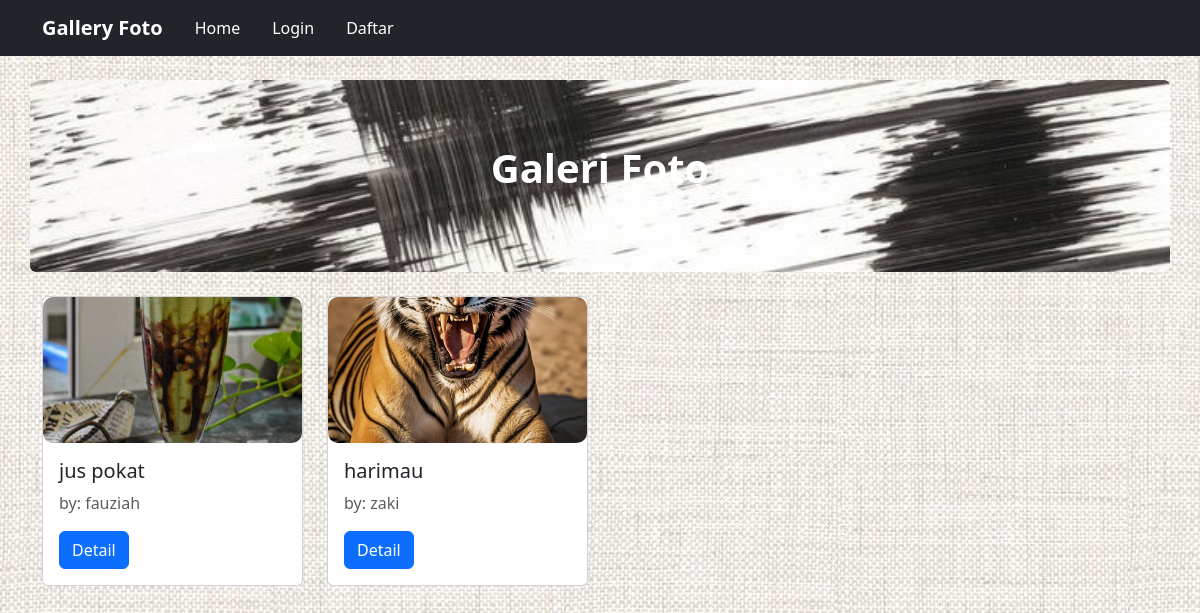
The page / on the database its author committed.
### tables this page shows
CREATE TABLE `foto` (
  `fotoid` int(11) NOT NULL,
  `judulfoto` varchar(255) NOT NULL,
  `deskripsifoto` text NOT NULL,
  `tanggalungah` date NOT NULL,
  `lokasifile` varchar(255) NOT NULL,
  `albumid` int(11) NOT NULL,
  `userid` int(11) NOT NULL
);

CREATE TABLE `user` (
  `userid` int(11) NOT NULL,
  `username` varchar(255) NOT NULL,
  `password` varchar(255) NOT NULL,
  `email` varchar(255) NOT NULL,
  `namalengkap` varchar(255) NOT NULL,
  `alamat` text NOT NULL
);

### page/home.php (the view, shortened to what this page needs)
<div class="container my-4 p-5 bg-hero rounded">
    <div class="py-3 text-center text-white">
        <p class="display-6 fw-bold">Galeri Foto</p>
    </div>
</div>
<div class="container">
    <div class="row">
        <?php
        $tampil=mysqli_query($conn, "SELECT * FROM foto INNER JOIN user ON foto.userid=user.userid");
        foreach($tampil as $tampils):
        ?>
        <div class="col-6 col-md-4 col-lg-3 mb-4">
            <div class="card">
                <img src="uploads/<?= $tampils['lokasifile'] ?>" class="object-fit-cover" style="aspect-ratio: 16/9;">
                <div class="card-body">
                    <h5 class="card-title"><?= $tampils['judulfoto'] ?></h5>
                    <p class="card-text text-muted">by: <?= $tampils['username'] ?></p>
                    <a href="?url=detail&&id=<?= $tampils['fotoid'] ?>" class="btn btn-primary">Detail</a>
                </div>
            </div>
        </div>
        <?php endforeach; ?>
    </div>
</div>

### index.php (shortened to what this page needs)
<?php include 'koneksi.php'; session_start() ?>
<!DOCTYPE html>
<html lang="en">
    <head>
        <link rel="stylesheet" href="assets/css/bootstrap.min.css">
        <link rel="stylesheet" href="assets/css/style.css?<?PHP ECHO TIME();?>>">
    </head>
<body>
    <nav class="navbar navbar-expand-lg navbar-dark bg-dark">
    <div class="container">
    <a class="navbar-brand text-white" href="?url=home">Gallery Foto</a>
    <div class="collapse navbar-collapse" id="navbarNavAltMarkup">
        <div class="nav link-colum">
            <a class="nav-link text-white" href="?url=home">Home</a>
            <?php if(isset($_SESSION['user_id'])): ?>
                <a class="nav-link text-white" href="?url=upload">Upload</a>
                <a class="nav-link text-white" href="?url=album">Album</a>
                <a class="nav-link text-white" href="?url=profile"><?= ucwords($_SESSION['username']) ?></a>
                <a href="?url=logout" class="nav-link text-white">Logout</a>
            <?php else: ?>
                <a class="nav-link text-white" href="login.php">Login</a>
                <a class="nav-link text-white" href="daftar.php">Daftar</a>
            <?php endif; ?>
        </div>
    </div>
</div>
    </nav>
    <?php
        $url=@$_GET["url"];
        if($url=='home'){
            include 'page/home.php';
        }elseif($url=='profile'){
            include 'page/profil.php';
        }else if($url=='upload'){
            include 'page/upload.php';
        }else if($url=='album'){
            include 'page/album.php';
        }else if($url=='like'){
            include 'page/like.php';
        }else if($url=='komentar'){
            include 'page/komentar.php';
        }else if($url=='detail'){
            include 'page/detail.php';
        }else if($url=='logout'){
            session_destroy();
            header("Location: ?url=home");
        }else{
            include 'page/home.php';
        }
    ?>
</body>
</html>

### assets/css/style.css (style rules this page uses)
.nav-link { font-weight: 500; }
.navbar-brand { font-weight: bold; }
.bg-hero { background: url('../img/transmit.jpg') no-repeat; background-size: cover; }
img { border-radius: 10px; }

### index.php (style rules this page uses)
body { background-image: url(assets/img/denim.jpg); }

### rows shown on the page
foto: lokasifile (picture), judulfoto "jus pokat", userid.username "fauziah"
foto: lokasifile (picture), judulfoto "harimau", userid.username "zaki"
